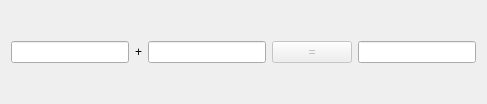
<?xml version="1.0" encoding="UTF-8"?>
<ui version="4.0">
 <class>CalculatorDialog</class>
 <widget class="QDialog" name="CalculatorDialog">
  <property name="geometry">
   <rect>
    <x>0</x>
    <y>0</y>
    <width>487</width>
    <height>104</height>
   </rect>
  </property>
  <property name="windowTitle">
   <string>加法计算器</string>
  </property>
  <layout class="QHBoxLayout" name="horizontalLayout">
   <item>
    <widget class="QLineEdit" name="m_editX">
     <property name="alignment">
      <set>Qt::AlignRight|Qt::AlignTrailing|Qt::AlignVCenter</set>
     </property>
    </widget>
   </item>
   <item>
    <widget class="QLabel" name="m_labelPlus">
     <property name="text">
      <string>+</string>
     </property>
     <property name="alignment">
      <set>Qt::AlignCenter</set>
     </property>
    </widget>
   </item>
   <item>
    <widget class="QLineEdit" name="m_editY">
     <property name="alignment">
      <set>Qt::AlignRight|Qt::AlignTrailing|Qt::AlignVCenter</set>
     </property>
    </widget>
   </item>
   <item>
    <widget class="QPushButton" name="m_button">
     <property name="enabled">
      <bool>false</bool>
     </property>
     <property name="text">
      <string>=</string>
     </property>
    </widget>
   </item>
   <item>
    <widget class="QLineEdit" name="m_editANS">
     <property name="alignment">
      <set>Qt::AlignRight|Qt::AlignTrailing|Qt::AlignVCenter</set>
     </property>
     <property name="readOnly">
      <bool>true</bool>
     </property>
    </widget>
   </item>
  </layout>
 </widget>
 <resources/>
 <connections/>
</ui>
